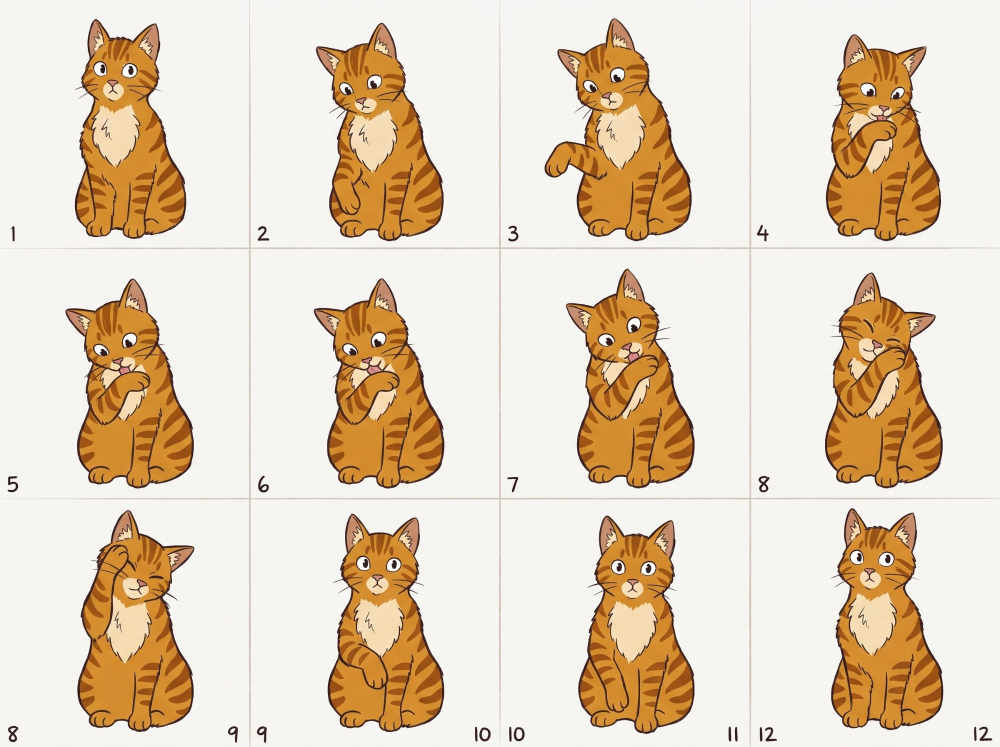
#> input picture SVG/sheet_tools/sheets/grooming_sheet.jpg, 2000 x 1493 px (shown at 1/2 size)
$ python trace_bodies.py ../sheet_tools/sheets/grooming_sheet.jpg ../sheet_tools/sheets/head_turn_full_sheet.png
#> lines starting #> are read from the running program, lines starting #| are printed output that depends on the picture; after the words box and inside, x2 and y2 are one past the last pixel; in counts of white or black regions, pixels touching at a corner belong together
"""Trace the body-type sketch: outline strokes, filled silhouette and nose fill for each cat.

Usage: python3 trace_bodies.py bodies_sketch.jpg bodies_raw.json

Output per body, in sketch pixels: outline path (the ink strokes), silhouette path (inside of the outline,
gaps bridged), nose path (the inside of the nose), and landmarks used to place the body (nose centre, floor).
The silhouette mask is also saved as sil_<name>.npy (with its crop offset) for finding landmarks.
"""
import json, sys
import cv2
import numpy as np
import potrace
from scipy.spatial import cKDTree
from skimage.morphology import skeletonize

# ink bounding box of each cat in the sketch (x, y, w, h) and of its nose; a margin is added when cropping
BODIES = {
    "typical": ((335, 443, 519, 867), (475, 643, 69, 83)),
    "kitten": ((921, 758, 361, 538), (994, 871, 79, 75)),
    "slender": ((392, 1391, 461, 865), (476, 1557, 69, 78)),
    "chunky": ((1084, 1364, 570, 867), (1228, 1565, 67, 84)),
}
MARGIN = 30
MAX_GAP = 75  # px: open spots in an outline up to this wide are bridged when finding its inside
UP = 3  # strokes are traced from a 3x enlargement so the curves come out smooth


def to_path(mask, ox, oy, k=1.0, turd=30, alphamax=1.0, tol=0.5):
    plist = potrace.Bitmap(~mask.astype(bool)).trace(turdsize=turd, alphamax=alphamax, opticurve=True, opttolerance=tol)
    f = lambda p: f"{ox + p.x / k:.2f},{oy + p.y / k:.2f}"
    out = []
    for c in plist:
        out.append("M" + f(c.start_point))
        for s in c.segments:
            out.append(("L" + f(s.c) + " L" + f(s.end_point)) if s.is_corner
                       else ("C" + f(s.c1) + " " + f(s.c2) + " " + f(s.end_point)))
        out.append("Z")
    return " ".join(out)


def bridge_gaps(ink, maxgap):
    """Draw a line from each stroke end to the nearest other stroke (or stroke end) within maxgap px.

    Unlike thickening every stroke, this closes the open spots without pulling the fill away from them."""
    skel = skeletonize(ink > 0).astype(np.uint8)
    nb = cv2.filter2D(skel, -1, np.ones((3, 3), np.float32), borderType=cv2.BORDER_CONSTANT) - skel
    ends = np.argwhere((skel == 1) & (nb == 1))
    _, lab = cv2.connectedComponents(ink, connectivity=8)
    pix = np.argwhere(ink > 0)
    tree = cKDTree(pix)
    end_set = {tuple(e) for e in ends}
    out = ink.copy()
    for e in ends:
        best = None
        for j in tree.query_ball_point(e, maxgap):
            q = pix[j]
            other = lab[q[0], q[1]] != lab[e[0], e[1]]
            far_end = tuple(q) in end_set and np.hypot(*(q - e)) > 12
            if other or far_end:
                dd = np.hypot(*(q - e))
                if best is None or dd < best[0]:
                    best = (dd, q)
        if best is not None:
            cv2.line(out, (int(e[1]), int(e[0])), (int(best[1][1]), int(best[1][0])), 1, 5)
    return out


def fill_inside(ink, maxgap, G=7):
    """Everything enclosed by the strokes once gaps up to maxgap px are bridged."""
    ink = bridge_gaps(ink, maxgap)
    disc = cv2.getStructuringElement(cv2.MORPH_ELLIPSE, (G, G))
    thick = cv2.dilate(ink, disc)
    pad = cv2.copyMakeBorder((1 - thick).astype(np.uint8), 1, 1, 1, 1, cv2.BORDER_CONSTANT, value=1)
    cv2.floodFill(pad, np.zeros((pad.shape[0] + 2, pad.shape[1] + 2), np.uint8), (0, 0), 2)
    inside = (pad[1:-1, 1:-1] != 2).astype(np.uint8)
    # undo the thickening (the fill then stops at the middle of the strokes), add back the strokes themselves
    return cv2.bitwise_or(cv2.erode(inside, disc), ink & inside)


def main():
    src, out = sys.argv[1], sys.argv[2]
    grey = cv2.imread(src, cv2.IMREAD_GRAYSCALE).astype(np.float32) / 255
    dark = 1 - grey
    res = {}
    for name, ((x, y, w, h), (nx, ny, nw, nh)) in BODIES.items():
        x, y, w, h = x - MARGIN, y - MARGIN, w + 2 * MARGIN, h + 2 * MARGIN
        d = dark[y:y + h, x:x + w]
        ink = (cv2.GaussianBlur(d, (0, 0), 1.0) > 0.45).astype(np.uint8)
        # drop stray marks: pieces of ink lying outside the convex outline of the main strokes
        n0, lab0, st0, cen0 = cv2.connectedComponentsWithStats(ink, 8)
        mains = [i for i in range(1, n0) if st0[i, 4] > 0.05 * ink.sum()]
        main_hull = cv2.convexHull(cv2.findNonZero(np.isin(lab0, mains).astype(np.uint8)))
        for i in range(1, n0):
            if cv2.pointPolygonTest(main_hull, (float(cen0[i][0]), float(cen0[i][1])), True) < -3:
                ink[lab0 == i] = 0
                d = d * (lab0 != i)
        inside = fill_inside(ink, MAX_GAP)
        n, lab, st, _ = cv2.connectedComponentsWithStats(inside, 8)
        sil = (lab == 1 + int(np.argmax(st[1:, 4]))).astype(np.uint8)
        sil = (cv2.GaussianBlur(sil.astype(np.float32), (0, 0), 2.5) > 0.5).astype(np.uint8)
        # strokes: keep only ink that belongs to the cat (drops stray marks), trace from a smoothed enlargement
        near = cv2.dilate(sil, np.ones((9, 9), np.uint8))
        n2, lab2, _, _ = cv2.connectedComponentsWithStats(ink, 8)
        keep_ids = [i for i in range(1, n2) if (near[lab2 == i] > 0).mean() > 0.6]
        keep = np.isin(lab2, keep_ids)
        big = cv2.resize(d * keep, None, fx=UP, fy=UP, interpolation=cv2.INTER_CUBIC)
        strokes = cv2.GaussianBlur(big, (0, 0), 0.9 * UP) > 0.42
        # nose fill: hull of the nose's upper loop (the part above where the mouth lines start)
        lx, ly = nx - x, ny - y
        nose_ink = ink[ly:ly + int(nh * 0.52), lx:lx + nw]
        pts = cv2.findNonZero(nose_ink)
        nose = np.zeros_like(ink)
        if pts is not None:
            hull = cv2.convexHull(pts + np.array([[lx, ly]]))
            cv2.fillConvexPoly(nose, hull, 1)
        ys, xs = np.nonzero(sil)
        res[name] = {
            "crop": [x, y, w, h],
            "outline": to_path(strokes, x, y, k=UP, turd=40 * UP * UP, tol=0.4),
            "silhouette": to_path(sil, x, y, turd=400, alphamax=1.2, tol=0.8),
            "nose": to_path(nose, x, y, turd=10),
            "nose_centre": [nx + nw / 2, ny + nh * 0.25],
            "floor": float(y + ys.max()),
            "top": float(y + ys.min()),
        }
        np.save(f"sil_{name}.npy", sil)
        print(name, "silhouette px", int(sil.sum()), file=sys.stderr)
#> this loop made 1 pass
#> (n0, mains, n, n2, keep_ids) on pass 1: (30, [2, 5, 6, 12, 13], 7, 26, [2, 4, 5])
#> pass 1, in main, `n0, lab0, st0, cen0 = cv2.connectedComponentsWithStats(ink, 8)`:
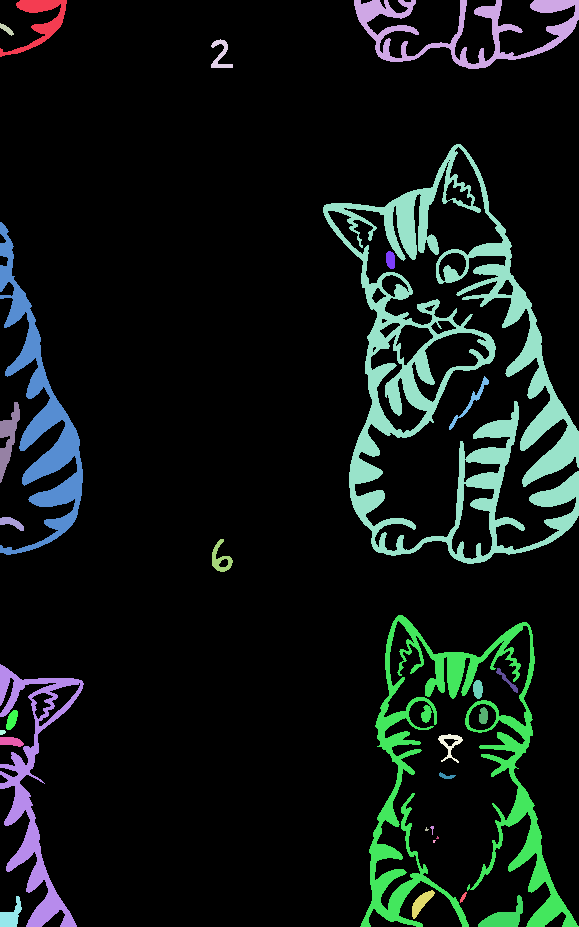
#> lab0: shape (927, 579) int32; 30 distinct labels, from 0 to 29; one colour per label, 0 black
#> pass 1, in bridge_gaps, `skel = skeletonize(ink > 0).astype(np.uint8)`:
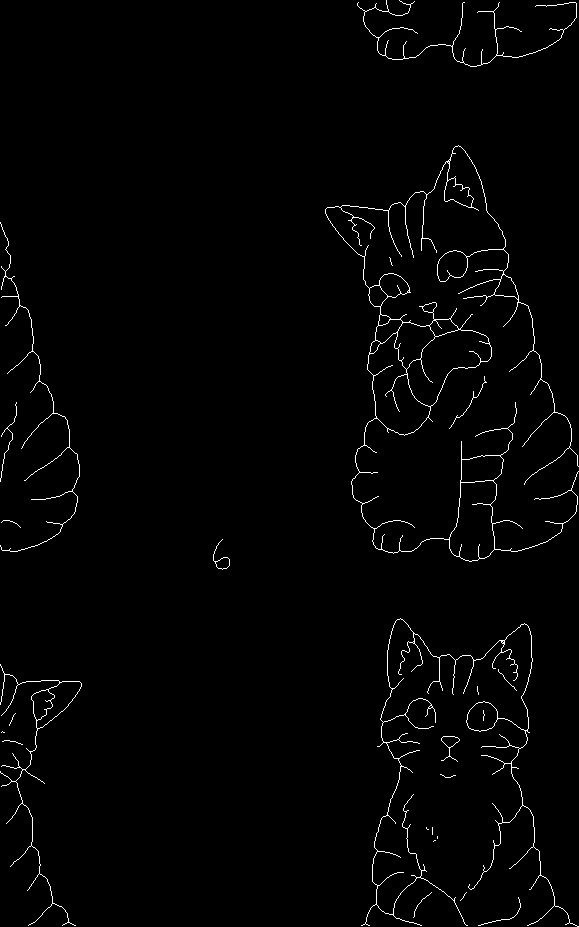
#> skel: shape (927, 579); values 0 (black) and 1 (white), 1.5% white in thin lines or dots
#> after the loop:
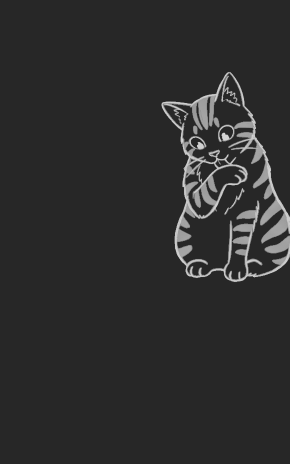
#> big: shape (2781, 1737) float32 (shown at 1/6 size); min -0.202, max 1.1, mean 0.032; drawn with min black and max white
#> after the loop:
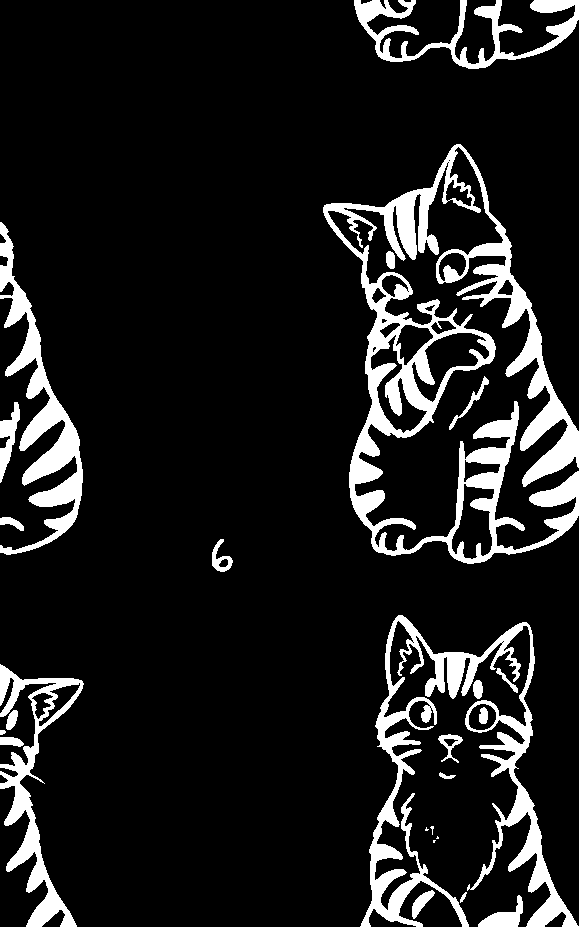
#> ink: shape (927, 579); values 0 (black) and 1 (white), 11.4% white; 25 white regions (4 under 20 px), largest, box (x1, y1, x2, y2) and area: (323, 144, 579, 564) 26621, (360, 615, 579, 927) 13887, (0, 222, 83, 555) 7154
#> after the loop:
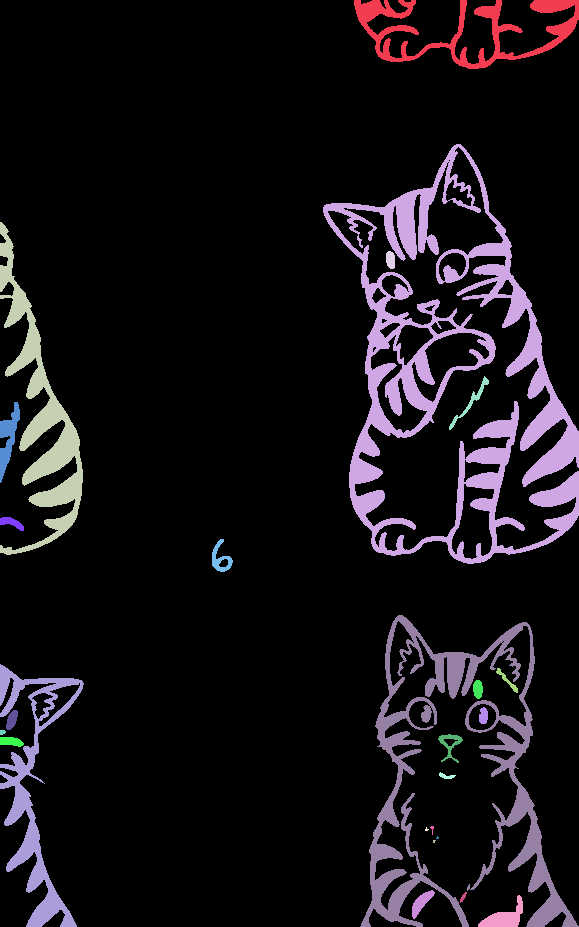
#> lab2: shape (927, 579) int32; 26 distinct labels, from 0 to 25; one colour per label, 0 black
#> after the loop:
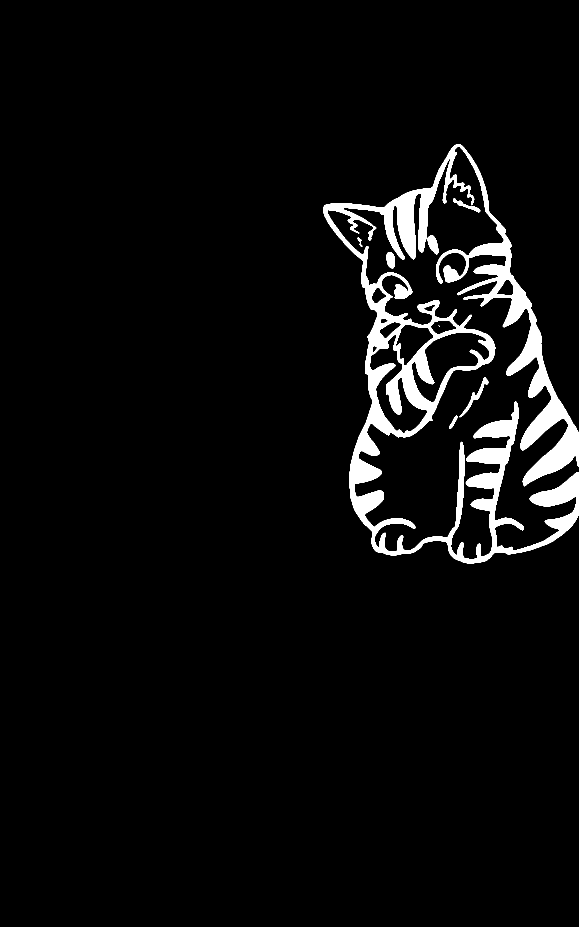
#> strokes: shape (2781, 1737) bool (shown at 1/3 size); 4.3% white; 7 white regions (1 under 20 px), largest, box (x1, y1, x2, y2) and area: (969, 433, 1737, 1691) 204802, (1378, 1131, 1465, 1252) 1413, (1160, 756, 1183, 805) 947, (1360, 596, 1441, 637) 781, (1348, 1247, 1373, 1287) 347, (1073, 711, 1087, 741) 135
#> after the loop, res = 0 items
    json.dump(res, open(out, "w"))


if __name__ == "__main__":
    main()
#> (the call stopped at in to_path, `plist = potrace.Bitmap(~mask.astype(bool)).trace(turdsize=turd, alpham..`: potrace is not available in this run)
